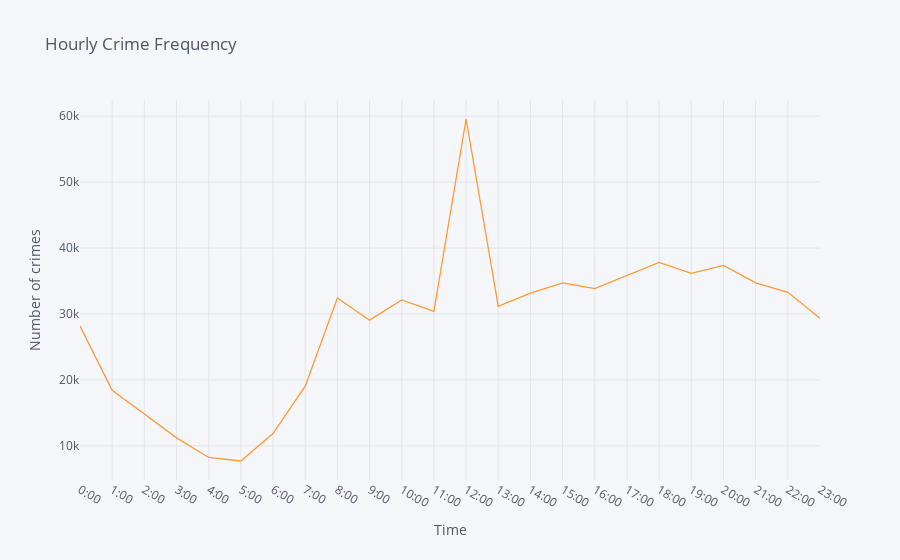

Notebook code cell kept with this figure:
### Code cell
#For top 10 crimes
crbyhour=kh3.groupby('HOUR').size().reset_index(name='No of crime')
crbyhour['HOUR']=crbyhour['HOUR'].apply(lambda x:str(x)+":00")
crbyhour.iplot(title='Hourly Crime Frequency',
    xTitle='Time',
    yTitle='Number of crimes',x = 'HOUR',y = 'No of crime')

### Figure 1 — Plotly figure (JSON) as saved in the notebook; plotly's stock layout.template omitted (floating-point values rounded to 4 significant figures)
{"data": [{"line": {"color": "rgba(255, 153, 51, 1.0)", "dash": "solid", "shape": "linear", "width": 1.3}, "mode": "lines", "name": "No of crime", "text": "", "type": "scatter", "x": ["0:00", "1:00", "2:00", "3:00", "4:00", "5:00", "6:00", "7:00", "8:00", "9:00", "10:00", "11:00", "12:00", "13:00", "14:00", "15:00", "16:00", "17:00", "18:00", "19:00", "20:00", "21:00", "22:00", "23:00"], "y": [28183, 18413, 14838, 11205, 8236, 7700, 11862, 19055, 32422, 29056, 32117, 30375, 59561, 31161, 33142, 34713, 33849, 35789, 37810, 36151, 37366, 34723, 33275, 29351]}], "layout": {"legend": {"bgcolor": "#F5F6F9", "font": {"color": "#4D5663"}}, "paper_bgcolor": "#F5F6F9", "plot_bgcolor": "#F5F6F9", "title": {"font": {"color": "#4D5663"}, "text": "Hourly Crime Frequency"}, "xaxis": {"gridcolor": "#E1E5ED", "showgrid": true, "tickfont": {"color": "#4D5663"}, "title": {"font": {"color": "#4D5663"}, "text": "Time"}, "zerolinecolor": "#E1E5ED"}, "yaxis": {"gridcolor": "#E1E5ED", "showgrid": true, "tickfont": {"color": "#4D5663"}, "title": {"font": {"color": "#4D5663"}, "text": "Number of crimes"}, "zerolinecolor": "#E1E5ED"}}}
